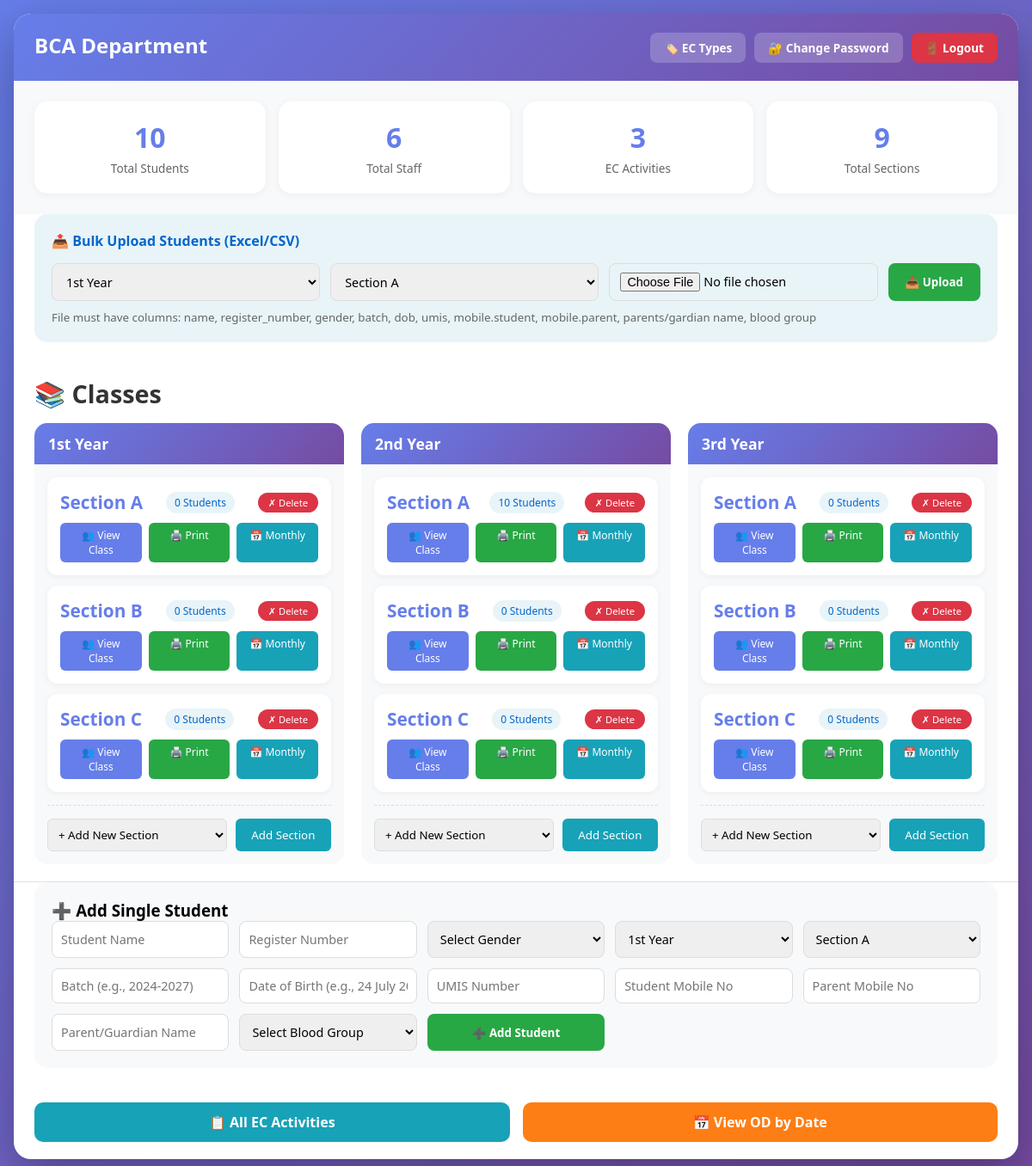
Screenshot of /admin_dashboard (signed in) with the database file from the repository.
### app.py (models this page shows)
class Department(db.Model):
    __tablename__ = 'departments'
    id = db.Column(db.Integer, primary_key=True, autoincrement=True)
    name = db.Column(db.String(100), unique=True, nullable=False)
    description = db.Column(db.String(200))
    created_at = db.Column(db.DateTime, default=datetime.now)
    students = db.relationship('Student', backref='department', lazy=True)
    staff_assignments = db.relationship('StaffDepartment', backref='dept', lazy=True, cascade='all, delete-orphan')
    activity_types = db.relationship('ActivityType', backref='dept', lazy=True, cascade='all, delete-orphan')
    sections = db.relationship('ClassSection', backref='dept', lazy=True, cascade='all, delete-orphan')

class ClassSection(db.Model):
    __tablename__ = 'class_sections'
    id = db.Column(db.Integer, primary_key=True, autoincrement=True)
    year = db.Column(db.String(20), nullable=False)
    section = db.Column(db.String(1), nullable=False)
    department_id = db.Column(db.Integer, db.ForeignKey('departments.id'), nullable=False)
    created_at = db.Column(db.DateTime, default=datetime.now)
    __table_args__ = (db.UniqueConstraint('year', 'section', 'department_id', name='unique_section_per_dept'),)

### app.py (the view)
@app.route('/admin_dashboard')
def admin_dashboard():
    dept_id_param = request.args.get('dept_id')
    if dept_id_param:
        department_id = int(dept_id_param)
        session['department_id'] = department_id
        session['role'] = 'dept_admin_viewer'
        session['staff_id'] = None
        session['staff_name'] = None
    else:
        role = session.get('role')
        department_id = session.get('department_id')
        if role not in ['dept_admin', 'dept_admin_viewer']:
            return redirect(url_for('index'))
        if not department_id:
            return redirect(url_for('index'))
    department = db.session.get(Department, session['department_id'])
    if not department:
        session.clear()
        return redirect(url_for('index'))
    total_students = Student.query.filter_by(department_id=session['department_id']).count()
    total_staff = StaffDepartment.query.filter_by(department_id=session['department_id']).count()
    total_activity_types = ActivityType.query.filter_by(department_id=session['department_id']).count()
    total_sections = ClassSection.query.filter_by(department_id=session['department_id']).count()
    students = Student.query.filter_by(
        department_id=session['department_id']
    ).order_by(
        Student.gender.desc(),
        Student.name.asc()
    ).all()
    staff_assignments = StaffDepartment.query.filter_by(department_id=session['department_id']).all()
    staff_ids = [sa.staff_id for sa in staff_assignments]
    staff = Staff.query.filter(Staff.id.in_(staff_ids)).all() if staff_ids else []
    sections_by_year = {}
    for year in ['1st Year', '2nd Year', '3rd Year']:
        sections_by_year[year] = ClassSection.query.filter_by(
            department_id=session['department_id'],
            year=year
        ).order_by(ClassSection.section).all()
    all_sections = ClassSection.query.filter_by(department_id=session['department_id']).order_by(ClassSection.year, ClassSection.section).all()
    available_sections = {}
    for year in ['1st Year', '2nd Year', '3rd Year']:
        existing = [s.section for s in ClassSection.query.filter_by(department_id=session['department_id'], year=year).all()]
        available_sections[year] = [chr(i) for i in range(ord('A'), ord('Z') + 1) if chr(i) not in existing]
    return render_template('admin_dashboard.html',
                         students=students,
                         staff=staff,
                         total_students=total_students,
                         total_staff=total_staff,
                         total_activity_types=total_activity_types,
                         total_sections=total_sections,
                         sections_by_year=sections_by_year,
                         all_sections=all_sections,
                         available_sections=available_sections,
                         department=department)

### app.py (called while the page is built)
@app.context_processor
def inject_datetime():
    return {'datetime': datetime}

### templates/admin_dashboard.html (shortened to what this page needs)
<!DOCTYPE html>
<html lang="en">
<head>
</head>
<body>
    <div class="container">
        <div class="header">
            <div>
                <h1>{{ department.name }} Department</h1>
            </div>
            <div class="header-buttons">
                <a href="{{ url_for('ec_types') }}" class="header-btn">🏷️ EC Types</a>
                <a href="{{ url_for('change_password') }}" class="header-btn">🔐 Change Password</a>
                <a href="{{ url_for('logout') }}" class="header-btn logout-btn">🚪 Logout</a>
            </div>
        </div>
        <div class="stats-container">
            <div class="stat-card">
                <h3>{{ total_students }}</h3>
                <p>Total Students</p>
            </div>
            <div class="stat-card">
                <h3>{{ total_staff }}</h3>
                <p>Total Staff</p>
            </div>
            <div class="stat-card">
                <h3>{{ total_activity_types }}</h3>
                <p>EC Activities</p>
            </div>
            <div class="stat-card">
                <h3>{{ total_sections }}</h3>
                <p>Total Sections</p>
            </div>
        </div>
        <div class="upload-section">
            <h3>📤 Bulk Upload Students (Excel/CSV)</h3>
            <form action="{{ url_for('upload_students') }}" method="POST" enctype="multipart/form-data" class="upload-form">
                <select name="year" required>
                    <option value="1st Year">1st Year</option>
                </select>
                <select name="section" required>
                    {% for section in all_sections %}
                    <option value="{{ section.section }}">Section {{ section.section }}</option>
                    {% endfor %}
                </select>
                <input type="file" name="file" accept=".xlsx,.xls,.csv" required>
                <button type="submit">📤 Upload</button>
            </form>
            <small style="color: #666; display: block; margin-top: 10px;">File must have columns: name, register_number, gender, batch, dob, umis, mobile.student, mobile.parent, parents/gardian name, blood group</small>
        </div>
        <div class="section">
            <div class="section-title">
                <h2>📚 Classes</h2>
            </div>
            <div class="years-grid">
                {% for year in ['1st Year', '2nd Year', '3rd Year'] %}
                <div class="year-card">
                    <div class="year-header">{{ year }}</div>
                    <div class="sections-container">
                        {% set year_sections = sections_by_year.get(year, []) %}
                        {% if year_sections %}
                            {% for section in year_sections %}
                            <div class="section-box" id="section-{{ year }}-{{ section.section }}">
                                <div class="section-header">
                                    <span class="section-letter">Section {{ section.section }}</span>
                                    <span class="student-count">
                                        {% set count = students|selectattr('year', 'equalto', year)|selectattr('section', 'equalto', section.section)|list|length %}
                                        {{ count }} Students
                                    </span>
                                    <button class="delete-section-btn" onclick="deleteSection('{{ section.id }}', '{{ year }}', '{{ section.section }}')">✗ Delete</button>
                                </div>
                                <div class="section-buttons">
                                    <a href="{{ url_for('view_class', year=year, section=section.section) }}" class="section-btn btn-view">👥 View Class</a>
                                    <a href="{{ url_for('print_attendance', year=year, section=section.section) }}" class="section-btn btn-print">🖨️ Print</a>
                                    <a href="{{ url_for('monthly_attendance', year=year, section=section.section) }}" class="section-btn btn-monthly">📅 Monthly</a>
                                </div>
                            </div>
                            {% endfor %}
                        {% else %}
                            <div style="text-align: center; padding: 20px; color: #999;">No sections added</div>
                        {% endif %}
                        <div class="add-section-form">
                            <select id="new_section_{{ year }}">
                                <option value="">+ Add New Section</option>
                            </select>
                            <button onclick="addSection('{{ year }}')">Add Section</button>
                        </div>
                    </div>
                </div>
                {% endfor %}
            </div>
        </div>
        <div class="add-student-section">
            <h3>➕ Add Single Student</h3>
            <form action="{{ url_for('add_student') }}" method="POST" class="add-student-form">
                <input type="text" name="name" placeholder="Student Name" required>
                <input type="text" name="register_number" placeholder="Register Number" required>
                <select name="gender" required>
                    <option value="">Select Gender</option>
                </select>
                <select name="year" required>
                    <option value="1st Year">1st Year</option>
                </select>
                <select name="section" required>
                    {% for section in all_sections %}
                    <option value="{{ section.section }}">Section {{ section.section }}</option>
                    {% endfor %}
                </select>
                <input type="text" name="batch" placeholder="Batch (e.g., 2024-2027)" required>
                <input type="text" name="dob" placeholder="Date of Birth (e.g., 24 July 2007)">
                <input type="text" name="umis" placeholder="UMIS Number">
                <input type="tel" name="mobile_student" placeholder="Student Mobile No">
                <input type="tel" name="mobile_parent" placeholder="Parent Mobile No">
                <input type="text" name="parent_guardian_name" placeholder="Parent/Guardian Name">
                <select name="blood_group">
                    <option value="">Select Blood Group</option>
                </select>
                <button type="submit">➕ Add Student</button>
            </form>
        </div>
        <div class="report-buttons">
            <a href="{{ url_for('all_ec_activities') }}" class="report-btn report-btn-ec">📋 All EC Activities</a>
            <a href="{{ url_for('od_by_date') }}" class="report-btn report-btn-od">📅 View OD by Date</a>
        </div>
    </div>
</body>
</html>

### rows the page displays
Department: name "BCA"
ClassSection: section "A", count "0"
ClassSection: section "B", count "0"
ClassSection: section "C", count "0"
ClassSection: section "A", count "10"
ClassSection: section "B", count "0"
ClassSection: section "C", count "0"
ClassSection: section "A", count "0"
ClassSection: section "B", count "0"
ClassSection: section "C", count "0"

### other values shown
{{ total_students }} "10"
{{ total_staff }} "6"
{{ total_activity_types }} "3"
{{ total_sections }} "9"
{{ year }} "1st Year" "2nd Year" "3rd Year"
